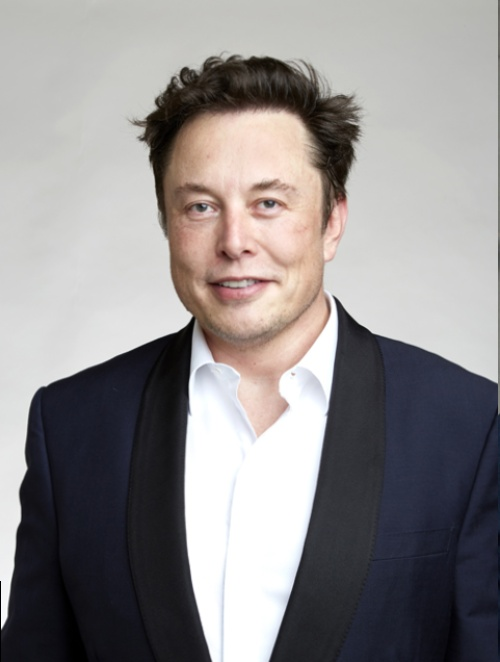
#> input picture numpy_operations/elonmusk.jpg, 500 x 662 px
$ jupyter execute prac.ipynb
#> lines starting #> are read from the running program, lines starting #| are printed output that depends on the picture; after the words box and inside, x2 and y2 are one past the last pixel; in counts of white or black regions, pixels touching at a corner belong together
[cell 1]
import cv2
import numpy as np

[cell 2]
image=cv2.imread("elonmusk.jpg")
#> image is the input picture: shape (662, 500, 3); mean B, G, R 140.1, 139.7, 143.1

image2= cv2.imread("jeff.jpg")
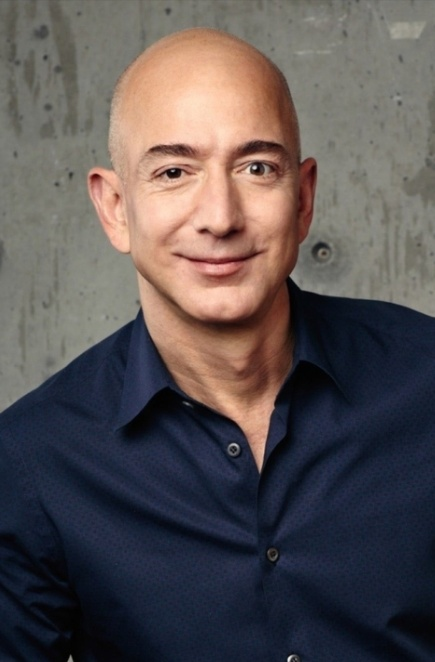
#> input picture numpy_operations/jeff.jpg, 435 x 662 px
#> image2 is the input picture: shape (662, 435, 3); mean B, G, R 82.7, 82.3, 89.4

[cell 3]
elon_face= image[100 : 350  , 150: 350 ]
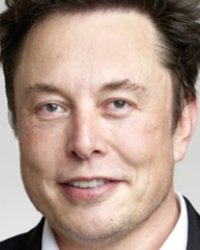
#> elon_face: shape (250, 200, 3); mean B, G, R 138.4, 150.8, 174.6
jeff=image2[100 : 350  , 150: 350 ]
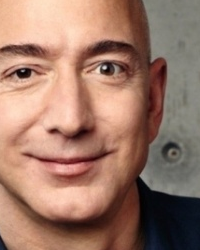
#> jeff: shape (250, 200, 3); mean B, G, R 104.5, 120.8, 157.4

[cell 4]
image[100 : 350  , 150: 350 ] = jeff
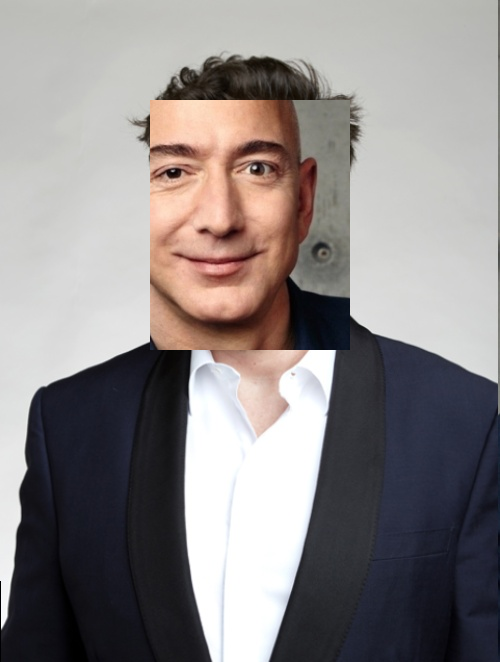
#> image: shape (662, 500, 3); 15.11% of pixels changed, all inside (x1, y1, x2, y2) = (150, 100, 350, 350)
